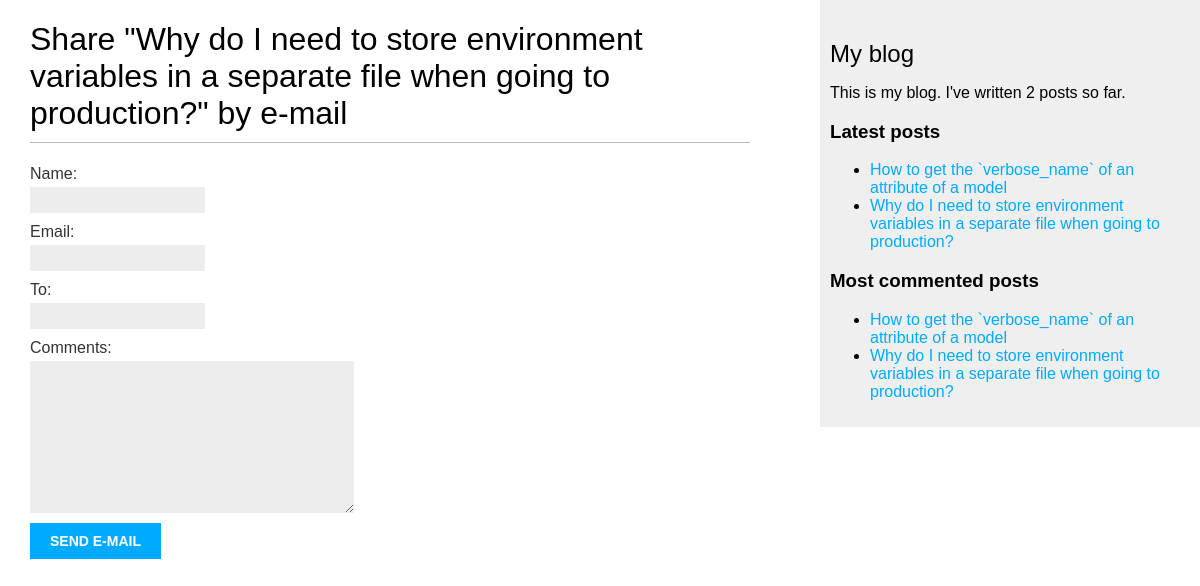
Before: /blog/2/share/ with the older database file.
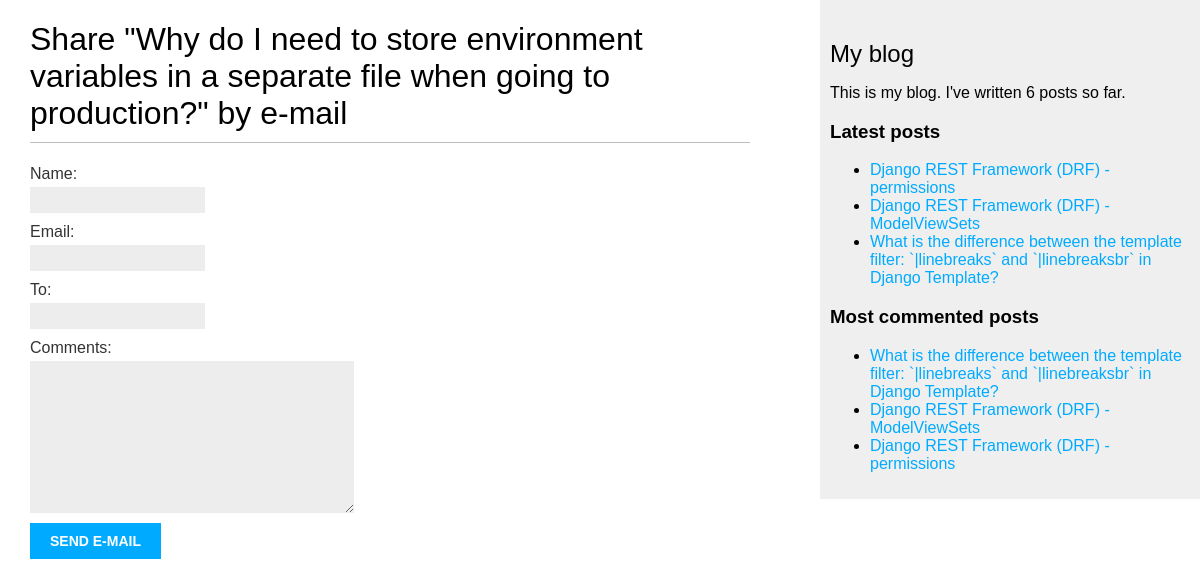
After: the same page with the newer database file.
### blog/models.py (models this page shows, shortened)
class Post(models.Model):
    class Status(models.TextChoices):
        DRAFT = "DF", "Draft"
        PUBLISHED = "PB", "Published"
    title = models.CharField(max_length=250)
    slug = models.SlugField(max_length=250, unique_for_date="publish")
    body = models.TextField()
    publish = models.DateTimeField(default=timezone.now)
    created = models.DateTimeField(auto_now_add=True)
    updated = models.DateTimeField(auto_now=True)
    status = models.CharField(max_length=2, choices=Status, default=Status.DRAFT)
    author = models.ForeignKey(
        "account.User", on_delete=models.CASCADE, related_name="blog_posts"
    )
    tags = TaggableManager()
    objects = models.Manager()  # The default manager.
    published = PublishedManager()  # Our custom manager.
    class Meta:
        ordering = ["-publish"]
        indexes = [
            models.Index(fields=["publish"]),
        ]
    def get_absolute_url(self):
        return reverse(
            "blog:post_detail",
            args=[self.slug],
        )

### blog/views.py (the view)
# urls.py: path("<int:post_id>/share/", views.post_share, name="post_share"),
def post_share(request, post_id):
    post = get_object_or_404(Post, pk=post_id, status=Post.Status.PUBLISHED)
    sent = False
    if request.method == "POST":
        form = EmailPostForm(request.POST)
        if form.is_valid():
            cleaned_data = form.cleaned_data
            post_url = request.build_absolute_url(post.get_absolute_url())
            subject = (
                f"{cleaned_data['name']} ({cleaned_data['email']})"
                f"recommends you read {post.title}"
            )
            message = (
                f"Read {post.title} at {post_url}\n\n"
                f"{cleaned_data['name']}'s comments: {cleaned_data['comments']}"
            )
            send_mail(
                subject=subject,
                message=message,
                from_email=None,
                recipient_list=[cleaned_data["to"]],
            )
            sent = True
    else:
        form = EmailPostForm()
    return render(
        request, "post/share.html", {"post": post, "form": form, "sent": sent}
    )

### blog/forms.py
class EmailPostForm(forms.Form):
    name = forms.CharField(max_length=25)
    email = forms.EmailField()
    to = forms.EmailField()
    comments = forms.CharField(required=False, widget=forms.Textarea)

### blog/models.py (called while the page is built)
    def get_queryset(self):
        return super().get_queryset().filter(status=Post.Status.PUBLISHED)

### blog/templatetags/blog_tags.py (called while the page is built)
@register.simple_tag
def total_posts():
    return Post.published.count()

@register.simple_tag
def get_most_commented_posts(count=5):
    return Post.published.annotate(total_comments=Count("comments")).order_by(
        "total_comments"
    )[:count]

@register.inclusion_tag("post/latest_posts.html")
def show_latest_posts(count=5):
    latest_posts = Post.published.order_by("-publish")[:count]
    return {"latest_posts": latest_posts}

### blog/templates/post/share.html (shortened to what this page needs)
{% extends "base.html" %}
{% block content %}
  {% if sent %}
    <h1>E-mail successfully sent</h1>
    <p>"{{ post.title }}" was successfully sent to {{ form.cleaned_data.to }}.</p>
  {% else %}
    <h1>Share "{{ post.title }}" by e-mail</h1>
    <form method="post">
      {{ form.as_p }}
      <input type="submit" value="Send e-mail">
    </form>
  {% endif %}
{% endblock %}

### core/templates/base.html (shortened to what this page needs)
{% load static blog_tags %}
<!DOCTYPE html>
<html lang="en">
<head>
  <link href="{% static 'styles.css' %}" rel="stylesheet">
</head>
<body>
  <div id="content">
    {% block content %}
    {% endblock %}
  </div>
  <div id="sidebar">
    <h2>My blog</h2>
    <p>This is my blog. I've written {% total_posts %} posts so far.</p>
    <h3>Latest posts</h3>
    {% show_latest_posts 3 %}
    <h3>Most commented posts</h3>
    {% get_most_commented_posts 3 as most_commented_posts %}
    <ul>
      {% for post in most_commented_posts %}
        <li>
          <a href="{{ post.get_absolute_url }}">{{ post.title }}</a>
        </li>
      {% endfor %}
    </ul>
  </div>
</body>
</html>

### blog/templates/post/latest_posts.html
<ul>
  {% for post in latest_posts %}
  <li>
    <a href="{{ post.get_absolute_url }}">{{ post.title }}</a>
  </li>
  {% endfor %}
</ul>

Changed rows visible on the page:
no longer on one of the page's lists (row unchanged): Post: title "Why do I need to store environment variables in a separate file when going to production?"
no longer on this page (row unchanged): Post: title "How to get the `verbose_name` of an attribute of a model"
added Post: title "Django REST Framework (DRF) - permissions"
added Post: title "Django REST Framework (DRF) - ModelViewSets"
added Post: title "What is the difference between the template filter: `|linebreaks` and `|linebreaksbr` in Django Template?"
Other visible differences:
text no longer shown: "2"
text now shown: "6"
